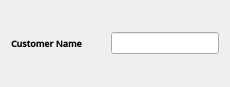
<?xml version="1.0" encoding="UTF-8"?>
<ui version="4.0">
 <class>Form</class>
 <widget class="QWidget" name="Form">
  <property name="geometry">
   <rect>
    <x>0</x>
    <y>0</y>
    <width>230</width>
    <height>87</height>
   </rect>
  </property>
  <property name="windowTitle">
   <string>Form</string>
  </property>
  <layout class="QGridLayout" name="gridLayout">
   <item row="0" column="0" colspan="2">
    <widget class="QLabel" name="label">
     <property name="font">
      <font>
       <family>Open Sans Semibold</family>
       <pointsize>7</pointsize>
       <weight>75</weight>
       <bold>true</bold>
      </font>
     </property>
     <property name="text">
      <string>Customer Name</string>
     </property>
    </widget>
   </item>
   <item row="0" column="2" colspan="2">
    <widget class="QLineEdit" name="lineEdit_cust_name"/>
   </item>
  </layout>
 </widget>
 <resources/>
 <connections/>
</ui>
